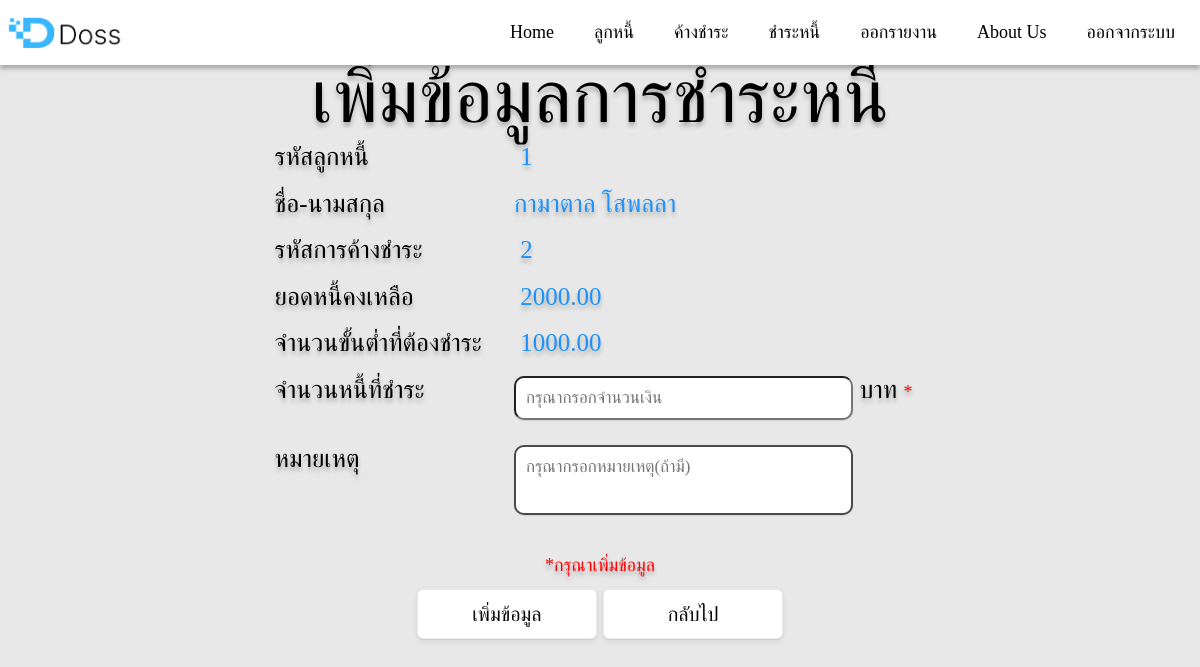
Page /doss/add_paydebt-auto2.php?debtorID=1&receiptID=2 (signed in) on the committed database.
### tables this page shows
CREATE TABLE `debtor` (
  `debtorID` int(3) NOT NULL COMMENT 'รหัสลูกหนี้',
  `FirstName` varchar(100) NOT NULL COMMENT 'ชื่อ',
  `LastName` varchar(100) NOT NULL COMMENT 'นามสกุล',
  `Addr` text NOT NULL COMMENT 'ที่อยู่',
  `tell` varchar(10) NOT NULL COMMENT 'เบอร์โทร'
);

CREATE TABLE `receipt` (
  `receiptID` int(5) NOT NULL COMMENT 'รหัสการค้างชำระ',
  `receiptDate` datetime NOT NULL DEFAULT CURRENT_TIMESTAMP COMMENT 'วันที่ค้างชำระ',
  `debtorID` int(3) NOT NULL COMMENT 'รหัสลูกหนี้',
  `perroundID` varchar(5) NOT NULL COMMENT 'รหัสรอบการชำระหนี้',
  `receiptPay` float(8,2) DEFAULT NULL COMMENT 'จำนวนเงินที่จ่าย',
  `receiptOwe` float(8,2) NOT NULL COMMENT 'ยอดหนี้ทั้งหมด',
  `receiptLeft` float(8,2) NOT NULL COMMENT 'หนี้คงเหลือปัจจุบัน',
  `mustpay` float(8,2) NOT NULL COMMENT 'จำนวนเงินที่ต้องชำระเงิน'
);

### doss/add_paydebt-auto2.php (the view, shortened to what this page needs)
<?php require_once('Connections/doss.php'); ?>
<?php
if (!function_exists("GetSQLValueString")) {
function GetSQLValueString($theValue, $theType, $theDefinedValue = "", $theNotDefinedValue = "")
{
  $theValue = function_exists("mysql_real_escape_string") ? mysql_real_escape_string($theValue) : mysql_escape_string($theValue);
  switch ($theType) {
    case "text":
      $theValue = ($theValue != "") ? "'" . $theValue . "'" : "NULL";
      break;
    case "double":
      $theValue = ($theValue != "") ? doubleval($theValue) : "NULL";
      break;
  }
  return $theValue;
}
}
$debtorID = $_GET['debtorID'];
$receiptID = $_GET['receiptID'];
$query_Rec_debtor = sprintf("SELECT debtorID, FirstName, LastName FROM debtor WHERE debtorID =%s", GetSQLValueString($debtorID, "text"));
$Rec_debtor = mysql_query($query_Rec_debtor, $doss) or die(mysql_error());
$row_Rec_debtor = mysql_fetch_assoc($Rec_debtor);
$selected_Rec_receipt = sprintf("SELECT receiptID, debtorID, receiptLeft,mustpay FROM receipt WHERE receiptID = %s", GetSQLValueString($receiptID, "double"));
$Rec_receipt = mysql_query($selected_Rec_receipt , $doss) or die(mysql_error());
$row_Rec_receipt = mysql_fetch_assoc($Rec_receipt);
$editFormAction = $_SERVER['PHP_SELF'];
if (isset($_SERVER['QUERY_STRING'])) {
  $editFormAction .= "?" . htmlentities($_SERVER['QUERY_STRING']);
}
$logoutAction = $_SERVER['PHP_SELF']."?doLogout=true";
if ((isset($_SERVER['QUERY_STRING'])) && ($_SERVER['QUERY_STRING'] != "")){
  $logoutAction .="&". htmlentities($_SERVER['QUERY_STRING']);
}
?>
<html>
<head>
    <link href="css/navisbar.css" rel="stylesheet" type="text/css" />
    <link href="css/addpaydebt_design-2.css" rel="stylesheet" type="text/css"/>
</head>
<body>
<nav>
  <div class="wrapper">
    <div class="logo"><a href="home.php"><img src="img/logo.png" style="width: 120px; height: 33px; align-items: center;"></a></div>
    <ul class="nav-links">
      <li><a href="home.php">Home</a></li>
      <li>
        <a class="desktop-item">ลูกหนี้</a>
      </li>
      <li>
        <a class="desktop-item">ค้างชำระ</a>
      </li>
      <li>
        <a class="desktop-item">ชำระหนี้</a>
      </li>
      <li>
        <a class="desktop-item">ออกรายงาน</a>
      </li>
      <li><a href="about_us.php">About Us</a></li>
      <li><a href="<?php echo $logoutAction ?>">ออกจากระบบ</a></li>
    </ul>
  </div>
</nav>
<p>&nbsp;</p>
<p>&nbsp;</p>
<p>&nbsp;</p>
<center><h1>เพิ่มข้อมูลการชำระหนี้</h1>
<form action="<?php echo $editFormAction;?>" method="post" enctype="multipart/form-data"
name="form1" id="form1" onsubmit="return validate();">
<table align="center" width="680"  height="500">
            <tr>
                <td width="250" align="left" >&nbsp;&nbsp;รหัสลูกหนี้  </td>
                <td style="color: #1D92FC; text-shadow: 0px 4px 4px rgba(0, 0, 0, 0.25);">&nbsp;<?php echo $row_Rec_debtor['debtorID']; ?></td>
            </tr>
            <tr>
                <td align="left">&nbsp;&nbsp;ชื่อ-นามสกุล </td>
                <td style="color: #1D92FC; text-shadow: 0px 4px 4px rgba(0, 0, 0, 0.25);"><?php echo $row_Rec_debtor['FirstName'] . ' ' . $row_Rec_debtor['LastName']; ?></td>
            </tr>
            <tr>
                <td align="left">&nbsp;&nbsp;รหัสการค้างชำระ  </td>
                <td style="color: #1D92FC; text-shadow: 0px 4px 4px rgba(0, 0, 0, 0.25);">&nbsp;<?php echo $row_Rec_receipt['receiptID']?></td>
            </tr>
            <tr>
                <td align="left">&nbsp;&nbsp;ยอดหนี้คงเหลือ </td>
                <td style="color: #1D92FC; text-shadow: 0px 4px 4px rgba(0, 0, 0, 0.25);">&nbsp;<?php echo $row_Rec_receipt['receiptLeft']?></td>
            </tr>
            <tr>
                <td align="left">&nbsp;&nbsp;จำนวนขั้นต่ำที่ต้องชำระ</td>
                <td style="color: #1D92FC; text-shadow: 0px 4px 4px rgba(0, 0, 0, 0.25);">&nbsp;<?php echo $row_Rec_receipt['mustpay']?></td>
            </tr>
            <tr>
                <td align="left">&nbsp;&nbsp;จำนวนหนี้ที่ชำระ </td>
                <td ><input type="number" name="amount" value="" placeholder="กรุณากรอกจำนวนเงิน"/> บาท <span class="color_warning">*</span></td>
            </tr>
            <tr>
                <td align="left">&nbsp;&nbsp;หมายเหตุ </td>
                <td><textarea type="text" name="note" value="" class="text" id="addr_note" placeholder="กรุณากรอกหมายเหตุ(ถ้ามี)"></textarea></td>
            </tr>
            <tr>
                <td align="center" colspan="2" ><span class="color_warning">*กรุณาเพิ่มข้อมูล</span></td>
            </tr>
            <tr>
                <td colspan="2"  align="center"height="30"><input type="submit" value="เพิ่มข้อมูล" class="enter">
                <a href="search_receipt_result.php"><input value=" กลับไป " class="button-9"></a></td>
            </tr>
    </table>
    </center>
</body>
</html>

### doss/css/navisbar.css (style rules this page uses)
* { margin: 0; padding: 0; box-sizing: border-box; font-family: 'LINE Seed Sans TH'; }
nav { position: fixed; z-index: 99; width: 100%; height: 65px; background: #FFF; box-shadow: 0px 4px 4px 0px rgba(0, 0, 0, 0.25); margin: 0; padding: 0; box-sizing: border-box; font-family: 'LINE Seed Sans TH'; }
nav .wrapper { position: relative; max-width: 1350px; padding: 0px 5px; height: 65px; line-height: 70px; margin: auto; display: flex; align-items: center; justify-content: space-between; }
.wrapper .logo a { color: #f2f2f2; font-size: 60px; font-weight: 600; text-decoration: none; }
.wrapper .nav-links { display: inline-flex; }
.nav-links li { list-style: none; }
.nav-links li a { color: #000000; text-decoration: none; font-size: 18px; font-weight: 500; padding: 21px 20px; border-radius: 3px; transition: all 0.2s ease; }

### doss/css/addpaydebt_design-2.css (style rules this page uses)
body { font-family: 'LINE Seed Sans TH'; margin: 0 auto; background: #E8E8E8; }
input[type=number], select { vertical-align: top; font-family: 'LINE Seed Sans TH'; font-size: 17px; width: 80%; padding: 10px; display: inline-block; border-radius: 10px; background: #FFF; box-shadow: 0px 1px 1px 0px rgba(151, 151, 151, 0.25); box-sizing: border-box; }
textarea[type=text], select { vertical-align: top; font-family: 'LINE Seed Sans TH'; font-size: 17px; width: 80%; height: 70px; display: inline-block; border-radius: 10px; background: #FFF; box-shadow: 0px 1px 1px 0px rgba(151, 151, 151, 0.25); box-sizing: border-box; padding: 10px; border: 2px solid #4b4a4a; resize: none; }
h1 { color: #000; text-shadow: 0px 4px 4px rgba(0, 0, 0, 0.25); font-size: 75px; font-family: 'LINE Seed Sans TH'; font-weight: 310; line-height: normal; }
.color_warning { color: #F40000; font-size: 18px; line-height: normal; }
.button-9 { appearance: button; backface-visibility: hidden; background-color: #ffffff; border-radius: 6px; border-width: 0; box-shadow: rgba(50, 50, 93, .1) 0 0 0 1px inset,rgba(50, 50, 93, .1) 0 2px 5px 0,rgba(0, 0, 0, .07) 0 1px 1px 0; box-sizing: border-box; color: #09090c; cursor: pointer; font-family: 'LINE Seed Sans TH'; font-size: 20px; height: 50px; line-height: 1.15; margin: 0 auto; outline: none; overflow: hidden; padding: 0 25px; position: relative; text-align: center; text-transform: none; transform: translateZ(0); transition: all .2s,box-shadow .08s ease-in; user-select: none; -webkit-user-select: none; touch-action: manipulation; width: 180px; }
.color_warning { color: #ff0000; }
tr { vertical-align: top; color: #000000; text-shadow: 0px 4px 4px rgba(0, 0, 0, 0.25); font-size: 25px; font-weight: 300px; padding: 7px 30px; text-align: left; }

### doss/add_paydebt-auto2.php (style rules this page uses)
.enter { appearance: button; backface-visibility: hidden; background-color: #ffffff; border-radius: 6px; border-width: 0; box-shadow: rgba(50, 50, 93, .1) 0 0 0 1px inset,rgba(50, 50, 93, .1) 0 2px 5px 0,rgba(0, 0, 0, .07) 0 1px 1px 0; box-sizing: border-box; color: #09090c; cursor: pointer; font-family: 'LINE Seed Sans TH'; font-size: 20px; height: 50px; line-height: 1.15; margin: 0 auto; outline: none; overflow: hidden; padding: 0 25px; position: relative; text-align: center; text-transform: none; transform: translateZ(0); transition: all .2s,box-shadow .08s ease-in; user-select: none; -webkit-user-select: none; touch-action: manipulation; width: 180px; }

### rows in the picture
debtor: debtorID "1", FirstName "กามาตาล", LastName "โสพลลา"
receipt: receiptID "2", receiptLeft "2000.00", mustpay "1000.00"
